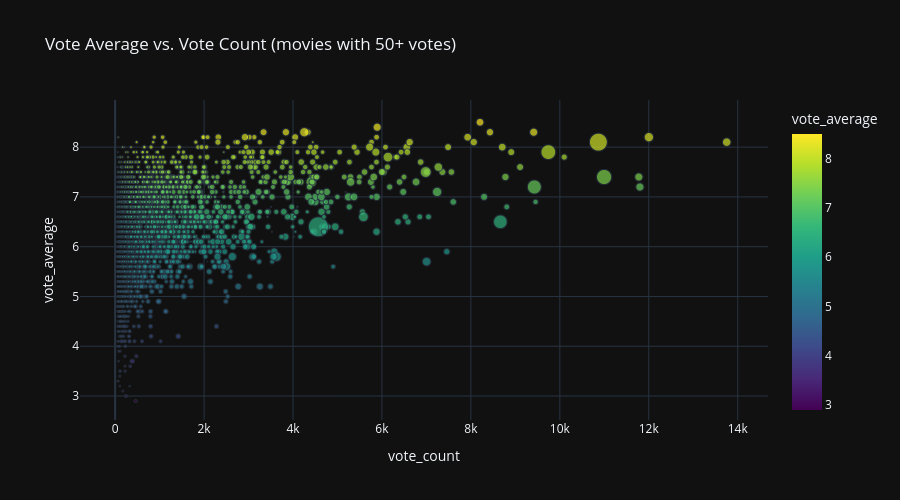

Source (notebook cell):
### Markdown cell above
## 7. Vote Average vs. Vote Count

An interactive Plotly scatter — renders inline in Jupyter/Colab; view the chart in a live notebook session for hover details.

### Code cell
sample = df[df["vote_count"] > 50]
fig = px.scatter(
    sample, x="vote_count", y="vote_average", size="popularity", color="vote_average",
    hover_name="title", color_continuous_scale="Viridis", opacity=0.7,
    title="Vote Average vs. Vote Count (movies with 50+ votes)",
)
fig.update_layout(template="plotly_dark", height=500)
fig.show()

corr = sample["vote_count"].corr(sample["vote_average"])
print(f"Insight: vote_count and vote_average have a correlation of {corr:.2f} — movies that attract "
      f"more votes tend to skew slightly better-rated, but the relationship is weak, meaning popularity "
      f"and quality are fairly independent signals worth keeping separate in the app's ranking logic.")

### Figure 1 — Plotly figure (JSON) as saved in the notebook; plotly's stock layout.template omitted (floating-point values rounded to 4 significant figures; data arrays with more than 128 entries replaced by an {"elided": "..."} marker saying what was removed)
{"data": [{"hovertemplate": "<b>%{hovertext}</b><br><br>vote_count=%{x}<br>vote_average=%{marker.color}<br>popularity=%{marker.size}<extra></extra>", "hovertext": {"elided": "3639 str values"}, "legendgroup": "", "marker": {"color": {"elided": "3639 float values"}, "coloraxis": "coloraxis", "opacity": 0.7, "size": {"elided": "3639 float values"}, "sizemode": "area", "sizeref": 2.189, "symbol": "circle"}, "mode": "markers", "name": "", "showlegend": false, "type": "scattergl", "x": {"elided": "3639 int values"}, "xaxis": "x", "y": {"elided": "3639 float values"}, "yaxis": "y"}], "layout": {"coloraxis": {"autocolorscale": false, "colorbar": {"title": {"text": "vote_average"}}, "colorscale": [[0.0, "#440154"], [0.1111, "#482878"], [0.2222, "#3e4989"], [0.3333, "#31688e"], [0.4444, "#26828e"], [0.5556, "#1f9e89"], [0.6667, "#35b779"], [0.7778, "#6ece58"], [0.8889, "#b5de2b"], [1.0, "#fde725"]]}, "height": 500, "legend": {"itemsizing": "constant", "tracegroupgap": 0}, "title": {"text": "Vote Average vs. Vote Count (movies with 50+ votes)"}, "xaxis": {"anchor": "y", "domain": [0.0, 1.0], "title": {"text": "vote_count"}}, "yaxis": {"anchor": "x", "domain": [0.0, 1.0], "title": {"text": "vote_average"}}}}
